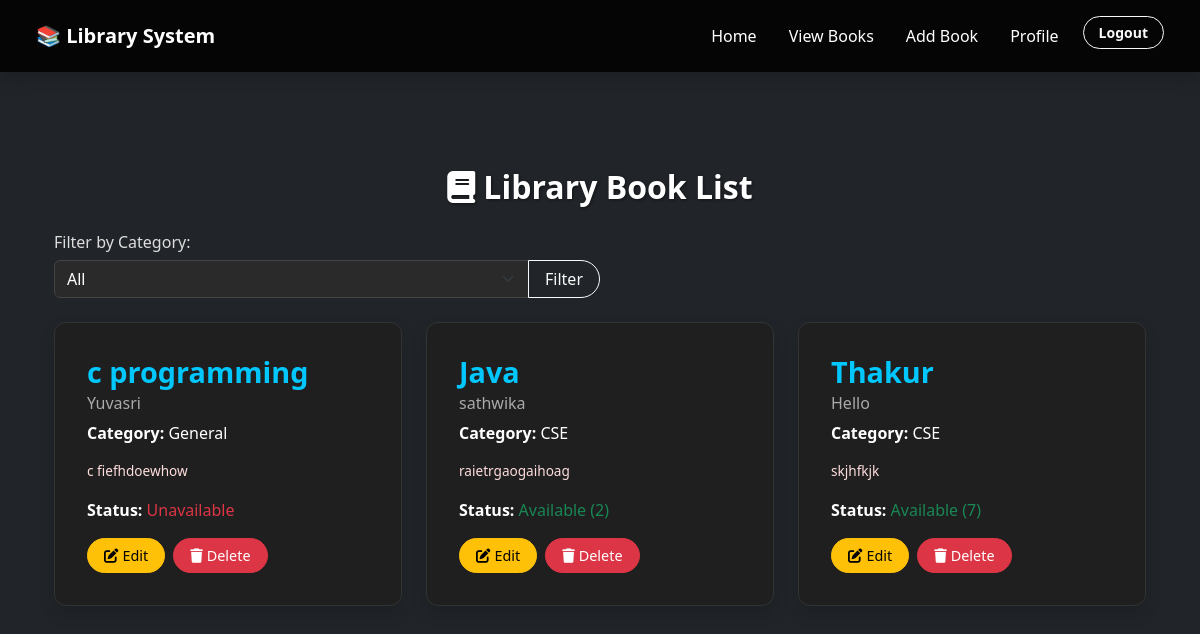
The app's page /books/ (signed in), older data.
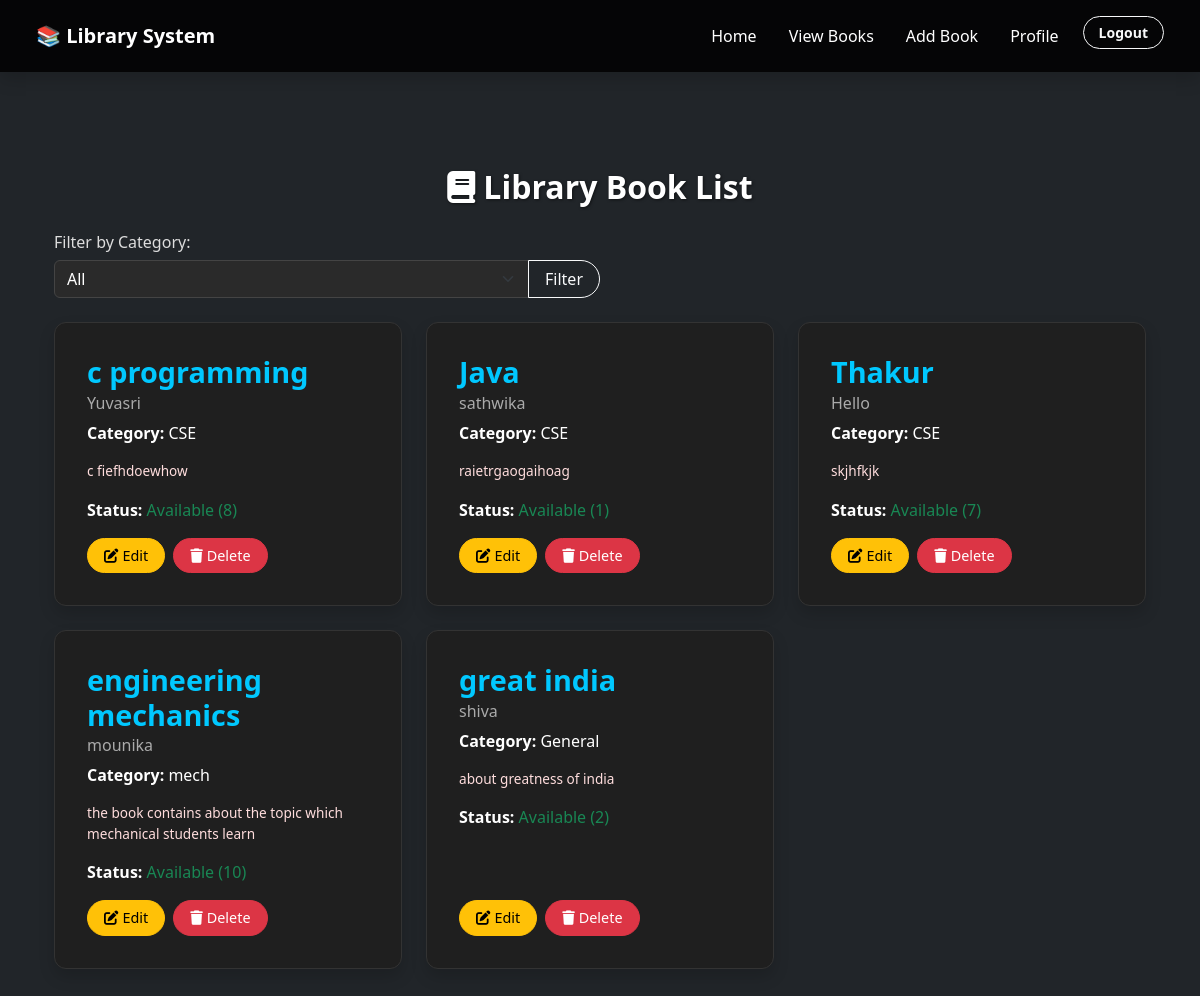
The same page, newer data.
### LibraryApp/models.py (models this page shows, shortened)
class Book(models.Model):
    title = models.CharField(max_length=255)
    category = models.CharField(max_length=100)  # NEW
    author = models.CharField(max_length=255)
    copies = models.PositiveIntegerField(default=1)  # NEW
    description = models.TextField(blank=True, null=True)
    created_at = models.DateTimeField(auto_now_add=True)
    added_by = models.ForeignKey(User, on_delete=models.CASCADE)

### LibraryApp/views.py (the view)
# urls.py: path('books/', views.view_books, name='view_books'),
@login_required
def view_books(request):
    category_filter = request.GET.get('category')
    books = Book.objects.all()
    if category_filter:
        books = books.filter(category=category_filter)
    categories = Book.objects.values_list('category', flat=True).distinct()
    return render(request, 'view_books.html', {
        'books': books,
        'categories': categories,
        'selected_category': category_filter
    })

### LibraryApp/templates/view_books.html (shortened to what this page needs)
{% extends 'base.html' %}
{% block content %}
<div class="container mt-5">
    <h2 class="mb-4 text-center text-white"><i class="fas fa-book me-2"></i>Library Book List</h2>
    <form method="GET" class="mb-4">
        <label for="category" class="form-label filter-label">Filter by Category:</label>
        <div class="input-group w-50">
            <select name="category" id="category" class="form-select" onchange="this.form.submit()">
                <option value="">All</option>
            </select>
            <button type="submit" class="btn btn-outline-light">Filter</button>
        </div>
    </form>
    <div class="row">
        {% for book in books %}
        <div class="col-md-4 mb-4">
            <div class="card book-card shadow h-100 p-3">
                <div class="card-body d-flex flex-column">
                    <h5 class="card-title">{{ book.title }}</h5>
                    <h6 class="card-subtitle mb-2 text-muted">{{ book.author }}</h6>
                    <p class="card-text"><strong>Category:</strong> {{ book.category }}</p>
                    <p class="card-text small">{{ book.description|default:"No description available." }}</p>
                    <p><strong>Status:</strong>
                        {% if book.copies > 0 %}
                            <span class="text-success">Available ({{ book.copies }})</span>
                        {% else %}
                            <span class="text-danger">Unavailable</span>
                        {% endif %}
                    </p>
                    <div class="mt-auto d-flex flex-wrap gap-2">
                        {% if request.user.profile.user_type == 'admin' %}
                            <a href="{% url 'edit_book' book.id %}" class="btn btn-warning btn-sm">
                                <i class="fas fa-edit me-1"></i>Edit
                            </a>
                            <a href="{% url 'delete_book' book.id %}" class="btn btn-danger btn-sm">
                                <i class="fas fa-trash me-1"></i>Delete
                            </a>
                        {% endif %}
                    </div>
                </div>
            </div>
        </div>
        {% empty %}
        <div class="col-12">
            <p class="empty-message">No books found in this category.</p>
        </div>
        {% endfor %}
    </div>
</div>
{% endblock %}

Row changes from the older to the newer data that the page shows:
changed Book "c programming": category "General" → "CSE"; copies (not shown) → "8"; copies "Unavailable" → "Available ( )"
changed Book "Java": copies "2" → "1"
added Book: title "engineering mechanics", author "mounika", category "mech", description "the book contains about the topic which mechanical students learn", copies "10"
added Book: title "great india", author "shiva", category "General", description "about greatness of india", copies "2"
